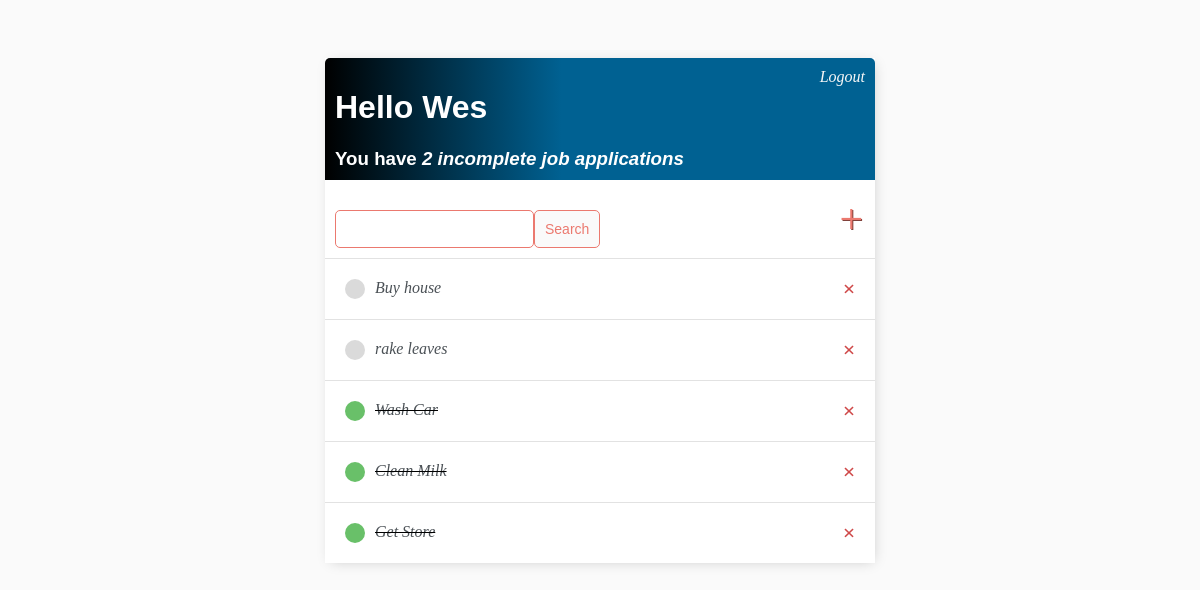
Page / (signed in) on the earlier database version.
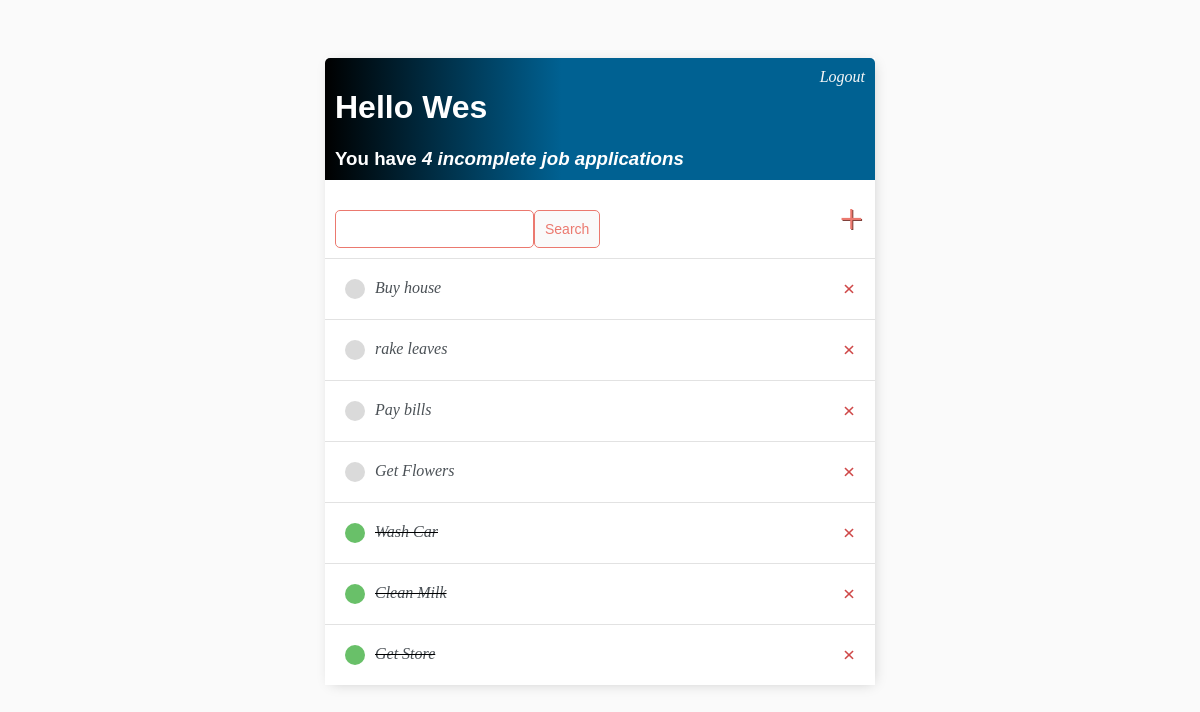
Same page on the later database version.
### base/models.py (models this page shows)
class Task(models.Model):
    user = models.ForeignKey(User, on_delete=models.CASCADE, null=True, blank=True)
    title = models.CharField(max_length=200)
    description = models.TextField(null=True, blank=True)
    complete = models.BooleanField(default=False)
    created = models.DateTimeField(auto_now_add=True)
    def __str__(self):
        return self.title
    class Meta:
        ordering = ['complete']

### base/views.py (the view)
# urls.py: path('', TaskList.as_view(), name='tasks'),
class TaskList(LoginRequiredMixin, ListView):
    model = Task
    context_object_name = 'tasks'
    def get_context_data(self, **kwargs):
        context = super().get_context_data(**kwargs)
        context['tasks'] = context['tasks'].filter(user=self.request.user)
        context['count'] = context['tasks'].filter(complete=False).count()
        search_input = self.request.GET.get('search-area') or ''
        if search_input:
            context['tasks'] = context['tasks'].filter(title__icontains=search_input)
        return context
        context['search_input'] = search_input

### base/templates/base/task_list.html
{% extends 'base/main.html' %}
{% block content %}
<div class="header-bar">
    <div>
        <h1>Hello {{request.user|title}}</h1>
        <h3 style="margin:0">You have <i>{{count}} incomplete job application{{ count|pluralize:"s" }}</h3>
    </div>
    {% if request.user.is_authenticated %}
    <a href="{% url 'logout' %}">Logout</a>
    {% else %}
    <a href="{% url 'login' %}">Login</a>
    {% endif %}
</div>
<div id="search-add-wrapper">
    <form method="GET" style="margin-top: 20px;display: flex;">
        <input type='text' name='search-area' value="{{search_input}}">
        <input class="button" type='submit' value='Search'>
    </form>
    <a id="add-link" href="{% url 'task-create' %}">&#x2b;</a>
</div>
<div class="task-items-wrapper">
    {% for task in tasks%}
        <div class="task-wrapper">
        {% if task.complete %}
        <div class="task-title">
            <div class="task-complete-icon"></div>
            <i><s><a href="{% url 'task-update' task.id %}">{{task}}</a></s></i>
        </div>
        <a class="delete-link" href="{% url 'task-delete' task.id %}">&#215;</a>
        {% else %}
        <div class="task-title">
            <div class="task-incomplete-icon"></div>
            <a href="{% url 'task-update' task.id %}">{{task}}</a>
        </div>
        <a class="delete-link" href="{% url 'task-delete' task.id %}">&#215;</a>
        {% endif %}
        </div>
    {% empty %}
    <h3>No jobs in list</h3>
    {% endfor %}
</div>
{% endblock content %}

### base/templates/base/main.html (shortened to what this page needs)
<!DOCTYPE html>
<html lang="en">
<head>
</head>
<body>
    <div class='container'>
        {% block content %}
        {% endblock content %}
    </div>
</body>
</html>

### base/templates/base/main.html (style rules this page uses)
body { background-color: #fafafa; font-family: Raleway; padding-top: 50px; }
h1, h2, h3, h4, h5, h6 { font-family: Raleway, sans-serif; }
a, p { color: #4b5156; }
.container { max-width: 550px; margin: auto; background-color: #fff; -webkit-box-shadow: 2px 2px 13px -4px rgba(0,0,0,0.21); box-shadow: 2px 2px 13px -4px rgba(0,0,0,0.21); }
.header-bar { display: flex; justify-content: space-between; color: #fff; padding: 10px; border-radius: 5px 5px 0 0; background: linear-gradient(90deg, #000000, #006192 43%,#006192 100%); }
.header-bar a { color: rgb(247, 247, 247); text-decoration: none; }
.task-wrapper { display: flex; align-items: center; justify-content: space-between; padding: 20px; background-color: #fff; border-top: 1px solid rgb(226, 226, 226); }
.task-title { display: flex; }
.task-title a { text-decoration: none; color: #4b5156; margin-left: 10px; }
.task-complete-icon { height: 20px; width: 20px; background-color: rgb(105, 192, 105); border-radius: 50%; }
.task-incomplete-icon { height: 20px; width: 20px; background-color: rgb(218, 218, 218); border-radius: 50%; }
.delete-link { text-decoration: none; font-weight: 900; color: #cf4949; font-size: 22px; line-height: 0; }
#search-add-wrapper { display: flex; justify-content: space-between; align-items: center; padding: 10px; }
#add-link { color: #eb796f; text-decoration: none; font-size: 42px; text-shadow: 1px 1px #81413b; }
input[type=text], input[type=password], textarea { border: 1px solid #eb796f; border-radius: 5px; padding:10px ; width: 90%; }
.button { border: 1px solid #eb796f; background-color: #fafafa; color: #eb796f; padding: 10px; font-size: 14px; border-radius: 5px; cursor: pointer; text-decoration: none; }

Differences in the rows shown:
added Task: title "Pay bills"
added Task: title "Get Flowers"
Other differences:
{{ count }}: "2" → "4"
